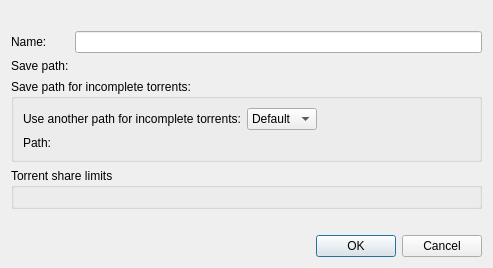
<?xml version="1.0" encoding="UTF-8"?>
<ui version="4.0">
 <class>TorrentCategoryDialog</class>
 <widget class="QDialog" name="TorrentCategoryDialog">
  <property name="geometry">
   <rect>
    <x>0</x>
    <y>0</y>
    <width>493</width>
    <height>268</height>
   </rect>
  </property>
  <property name="windowTitle">
   <string>Torrent Category Properties</string>
  </property>
  <layout class="QVBoxLayout" name="verticalLayout">
   <item>
    <spacer name="verticalSpacer">
     <property name="orientation">
      <enum>Qt::Orientation::Vertical</enum>
     </property>
     <property name="sizeHint" stdset="0">
      <size>
       <width>20</width>
       <height>40</height>
      </size>
     </property>
    </spacer>
   </item>
   <item>
    <layout class="QGridLayout" name="gridLayout">
     <item row="0" column="0">
      <widget class="QLabel" name="labelCategoryName">
       <property name="text">
        <string>Name:</string>
       </property>
      </widget>
     </item>
     <item row="0" column="1">
      <widget class="QLineEdit" name="textCategoryName"/>
     </item>
     <item row="1" column="0">
      <widget class="QLabel" name="labelSavePath">
       <property name="text">
        <string>Save path:</string>
       </property>
      </widget>
     </item>
     <item row="1" column="1">
      <widget class="RemoteFileSystemPathComboEdit" name="comboSavePath" native="true">
       <property name="sizePolicy">
        <sizepolicy hsizetype="Expanding" vsizetype="Fixed">
         <horstretch>0</horstretch>
         <verstretch>0</verstretch>
        </sizepolicy>
       </property>
      </widget>
     </item>
    </layout>
   </item>
   <item>
    <widget class="QGroupBox" name="groupBox">
     <property name="title">
      <string>Save path for incomplete torrents:</string>
     </property>
     <layout class="QVBoxLayout" name="verticalLayout_2">
      <item>
       <layout class="QHBoxLayout" name="horizontalLayout">
        <item>
         <widget class="QLabel" name="labelUseDownloadPath">
          <property name="text">
           <string>Use another path for incomplete torrents:</string>
          </property>
         </widget>
        </item>
        <item>
         <widget class="QComboBox" name="comboUseDownloadPath">
          <property name="maxVisibleItems">
           <number>3</number>
          </property>
          <item>
           <property name="text">
            <string>Default</string>
           </property>
          </item>
          <item>
           <property name="text">
            <string>Yes</string>
           </property>
          </item>
          <item>
           <property name="text">
            <string>No</string>
           </property>
          </item>
         </widget>
        </item>
        <item>
         <spacer name="horizontalSpacer">
          <property name="orientation">
           <enum>Qt::Orientation::Horizontal</enum>
          </property>
          <property name="sizeHint" stdset="0">
           <size>
            <width>40</width>
            <height>20</height>
           </size>
          </property>
         </spacer>
        </item>
       </layout>
      </item>
      <item>
       <layout class="QHBoxLayout" name="horizontalLayout_2">
        <item>
         <widget class="QLabel" name="labelDownloadPath">
          <property name="sizePolicy">
           <sizepolicy hsizetype="Preferred" vsizetype="Preferred">
            <horstretch>0</horstretch>
            <verstretch>0</verstretch>
           </sizepolicy>
          </property>
          <property name="text">
           <string>Path:</string>
          </property>
         </widget>
        </item>
        <item>
         <widget class="RemoteFileSystemPathComboEdit" name="comboDownloadPath" native="true">
          <property name="sizePolicy">
           <sizepolicy hsizetype="MinimumExpanding" vsizetype="Preferred">
            <horstretch>0</horstretch>
            <verstretch>0</verstretch>
           </sizepolicy>
          </property>
         </widget>
        </item>
       </layout>
      </item>
     </layout>
    </widget>
   </item>
   <item>
    <widget class="QGroupBox" name="torrentShareLimitsBox">
     <property name="title">
      <string>Torrent share limits</string>
     </property>
     <layout class="QVBoxLayout" name="torrentShareLimitsBoxLayout">
      <item>
       <widget class="RemoteTorrentShareLimitsWidget" name="torrentShareLimitsWidget" native="true"/>
      </item>
     </layout>
    </widget>
   </item>
   <item>
    <spacer name="verticalSpacer_2">
     <property name="orientation">
      <enum>Qt::Orientation::Vertical</enum>
     </property>
     <property name="sizeHint" stdset="0">
      <size>
       <width>20</width>
       <height>40</height>
      </size>
     </property>
    </spacer>
   </item>
   <item>
    <widget class="QDialogButtonBox" name="buttonBox">
     <property name="orientation">
      <enum>Qt::Orientation::Horizontal</enum>
     </property>
     <property name="standardButtons">
      <set>QDialogButtonBox::StandardButton::Cancel|QDialogButtonBox::StandardButton::Ok</set>
     </property>
    </widget>
   </item>
  </layout>
 </widget>
 <customwidgets>
  <customwidget>
   <class>RemoteFileSystemPathComboEdit</class>
   <extends>QWidget</extends>
   <header>gui/RemoteFileSystemPathComboEdit.h</header>
   <container>1</container>
  </customwidget>
  <customwidget>
   <class>RemoteTorrentShareLimitsWidget</class>
   <extends>QWidget</extends>
   <header>gui/RemoteTorrentShareLimitsWidget.h</header>
   <container>1</container>
  </customwidget>
 </customwidgets>
 <resources/>
 <connections/>
</ui>
